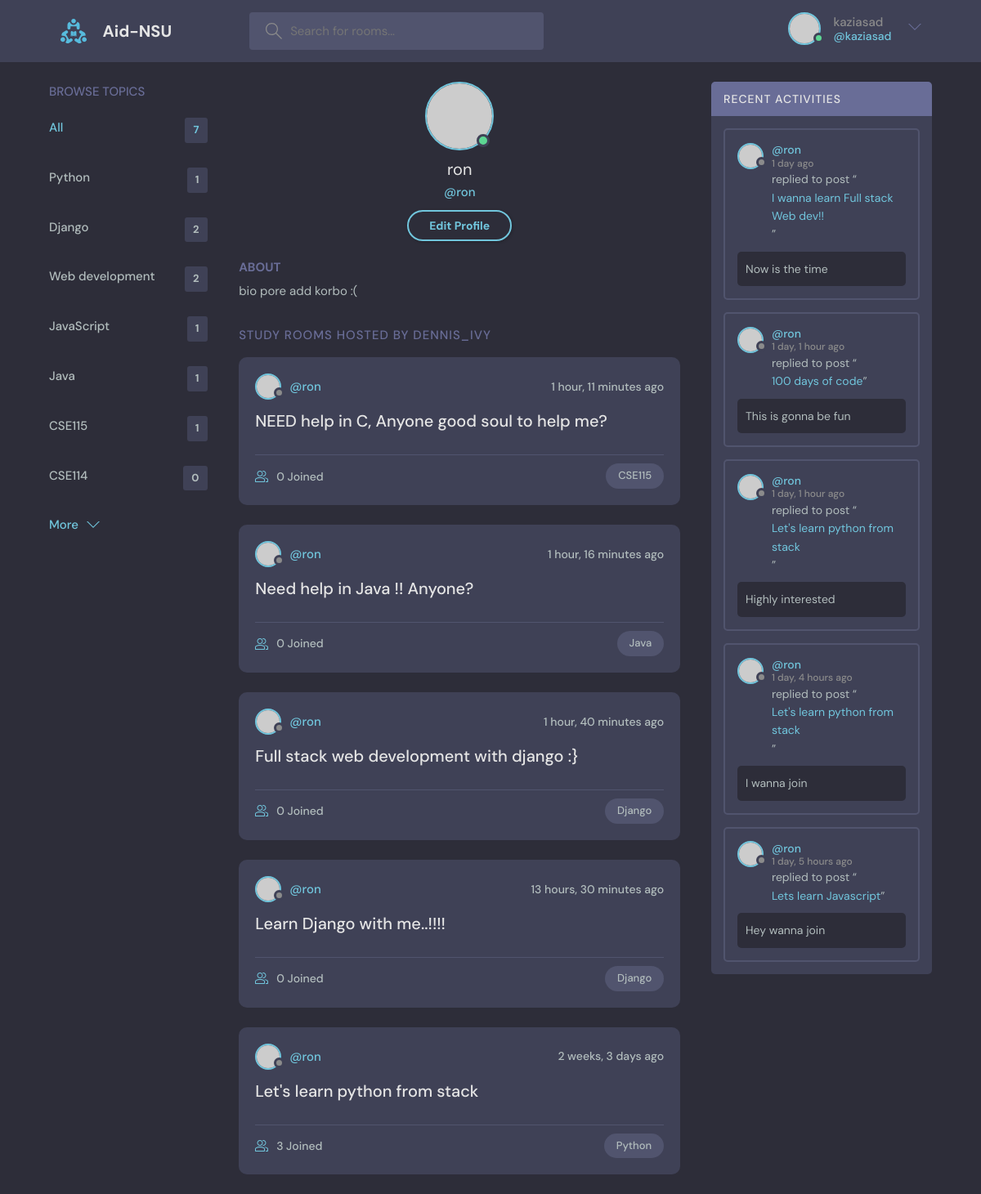
Screenshot of /profile/4/ (signed in) with the database file from the repository.
### base/models.py (models this page shows, shortened)
class Topic(models.Model):
    name = models.CharField(max_length=200)

class Room(models.Model):
    host = models.ForeignKey(User, on_delete=models.SET_NULL,null=True)
    topic = models.ForeignKey(Topic, on_delete=models.SET_NULL,null=True)
    name = models.CharField(max_length=200)
    description = models.TextField(null=True, blank=True)
    participants = models.ManyToManyField(User, related_name = 'participants', blank=True)
    updated = models.DateTimeField(auto_now=True)
    created = models.DateTimeField(auto_now_add=True)
    class Meta:
        ordering = ['-updated' , '-created']
    def __str__(self):
        return self.name

class Message(models.Model):
    user = models.ForeignKey(User, on_delete=models.CASCADE)
    room = models.ForeignKey(Room, on_delete=models.CASCADE)
    body = models.TextField()
    updated = models.DateTimeField(auto_now=True)
    created = models.DateTimeField(auto_now_add=True)
    class Meta:
        ordering = ['-updated' , '-created']

### base/views.py (the view)
# urls.py: path('profile/<str:pk>/',views.userProfile, name="user-profile"),
def userProfile(request, pk):
    user = User.objects.get(id=pk)
    rooms = user.room_set.all()
    room_messages = user.message_set.all()
    topics = Topic.objects.all()
    context = {'user': user, 'rooms': rooms,
               'room_messages': room_messages, 'topics': topics}
    return render(request, 'base/profile.html', context)

### base/templates/base/profile.html
{% extends 'main.html' %}
{% block content %}
  <main class="profile-page layout layout--3">
    <div class="container">
      {% include 'base/topics_component.html' %}
      <div class="roomList">
        <div class="profile">
          <div class="profile__avatar">
            <div class="avatar avatar--large active">
              <img src="https://randomuser.me/api/portraits/men/11.jpg" />
            </div>
          </div>
          <div class="profile__info">
            <h3>{{user.username}}</h3>
            <p>@{{user.username}}</p>
            <a href="edit-user.html" class="btn btn--main btn--pill">Edit Profile</a>
          </div>
          <div class="profile__about">
            <h3>About</h3>
            <p>
              bio pore add korbo :(
            </p>
          </div>
        </div>
        <div class="roomList__header">
          <div>
            <h2>Study Rooms Hosted by dennis_ivy</a>
            </h2>
          </div>
        </div>
        {% include 'base/feed_component.html' %}
      </div>
      {% include 'base/activity_component.html' %}
    </div>
  </main>
{% endblock content %}

### templates/navbar.html (shortened to what this page needs)
{% load static %}
<header class="header header--loggedIn">
    <div class="container">
        <a href="{% url 'home' %}" class="header__logo">
            <img src="{% static 'images/logo.svg'%}" />
            <h1>Aid-NSU</h1>
        </a>
        <form class="header__search" method="GET" action="{% url 'home' %}">
            <label>
                <input name="q" placeholder="Search for rooms..." />
            </label>
        </form>
        <nav class="header__menu">
            {% if request.user.is_authenticated %}
            <div class="header__user">
                <a href="profile.html">
                    <div class="avatar avatar--medium active">
                        <img src="https://randomuser.me/api/portraits/men/37.jpg" />
                    </div>
                    <p>{{request.user.username}} <span>@{{request.user.username}}</span></p>
                </a>
                <button class="dropdown-button">
                    <svg version="1.1" xmlns="http://www.w3.org/2000/svg" width="32" height="32" viewBox="0 0 32 32">
                        <title>chevron-down</title>
                        <path d="M16 21l-13-13h-3l16 16 16-16h-3l-13 13z"></path>
                    </svg>
                </button>
            </div>
            {% else %}
            <a href="{% url 'login' %}">
                <img src="{% static 'images/avatar.svg' %}"/>
                <p>Login</p>
            </a>
            {% endif %}
        </nav>
    </div>
</header>

### base/templates/base/topics_component.html
<div class="topics">
    <div class="topics__header">
      <h2>Browse Topics</h2>
    </div>
    <ul class="topics__list">
      <li>
        <a href="{% url 'home'%}" class="active">All <span>{{topics.count}}</span></a>
      </li>
      {% for topic in topics %}
      <li>
        <a href=""{% url 'home' %}?q={{topic.name}}">{{topic.name}}<span>{{topic.room_set.all.count}}</span></a>
      </li>
      {% endfor %}
    </ul>
    <a class="btn btn--link" href="topics.html">
      More
      <svg version="1.1" xmlns="http://www.w3.org/2000/svg" width="32" height="32" viewBox="0 0 32 32">
        <title>chevron-down</title>
        <path d="M16 21l-13-13h-3l16 16 16-16h-3l-13 13z"></path>
      </svg>
    </a>
  </div>

### base/templates/base/feed_component.html (shortened to what this page needs)
{% for room in rooms %}
<div class="roomListRoom">
        <div class="roomListRoom__header">
          <a href="{% url 'user-profile' room.host.id %}" class="roomListRoom__author">
            <div class="avatar avatar--small">
              <img src="https://randomuser.me/api/portraits/women/11.jpg" />
            </div>
            <span>@{{room.host.username}}</span>
          </a>
          <div class="roomListRoom__actions">
            <span>{{room.created|timesince}} ago</span>
          </div>
        </div>
        <div class="roomListRoom__content">
          <a href="{% url 'room' room.id %}">{{room.name}}</a>
        </div>
        <div class="roomListRoom__meta">
          <a href="{% url 'room' room.id %}" class="roomListRoom__joined">
            {{room.participants.all.count}} Joined
          </a>
          <p class="roomListRoom__topic">{{room.topic.name}}</p>
        </div>
</div>
{% endfor %}

### base/templates/base/activity_component.html (shortened to what this page needs)
<div class="activities">
    <div class="activities__header">
      <h2>Recent Activities</h2>
    </div>
    {% for message in room_messages %}
    <div class="activities__box">
      <div class="activities__boxHeader roomListRoom__header">
        <a href="{% url 'user-profile' message.user.id %}" class="roomListRoom__author">
          <div class="avatar avatar--small">
            <img src="https://randomuser.me/api/portraits/women/11.jpg" />
          </div>
          <p>
            @{{message.user}}
            <span>{{message.created|timesince}} ago </span>
          </p>
        </a>
      </div>
      <div class="activities__boxContent">
        <p>replied to post “<a href="{% url 'room' message.room.id %}">{{message.room}}</a>”</p>
        <div class="activities__boxRoomContent">
            {{message.body}}
        </div>
      </div>
    </div>
    {% endfor %}
  </div>

### rows the page displays
Topic: name "Python", room_set.all.count "1"
Topic: name "Django", room_set.all.count "2"
Topic: name "Web development", room_set.all.count "2"
Topic: name "JavaScript", room_set.all.count "1"
Topic: name "Java", room_set.all.count "1"
Topic: name "CSE115", room_set.all.count "1"
Topic: name "CSE114", room_set.all.count "0"
Room: host.username "ron", created "1 hour, 11 minutes", name "NEED help in C, Anyone good soul to help me?", participants.all.count "0", topic.name "CSE115"
Room: host.username "ron", created "1 hour, 16 minutes", name "Need help in Java !! Anyone?", participants.all.count "0", topic.name "Java"
Room: host.username "ron", created "1 hour, 40 minutes", name "Full stack web development with django :}", participants.all.count "0", topic.name "Django"
Room: host.username "ron", created "13 hours, 30 minutes", name "Learn Django with me..!!!!", participants.all.count "0", topic.name "Django"
Room: host.username "ron", created "2 weeks, 3 days", name "Let's learn python from stack", participants.all.count "3", topic.name "Python"
Message: user "ron", created "1 day", room "I wanna learn Full stack Web dev!!", body "Now is the time"
Message: user "ron", created "1 day, 1 hour", room "100 days of code", body "This is gonna be fun"
Message: user "ron", created "1 day, 1 hour", room "Let's learn python from stack", body "Highly interested"
Message: user "ron", created "1 day, 4 hours", room "Let's learn python from stack", body "I wanna join"
Message: user "ron", created "1 day, 5 hours", room "Lets learn Javascript", body "Hey wanna join"

### other values shown
{{ request.user.username }} "kaziasad"
{{ topics.count }} "7"
{{ user.username }} "ron"
